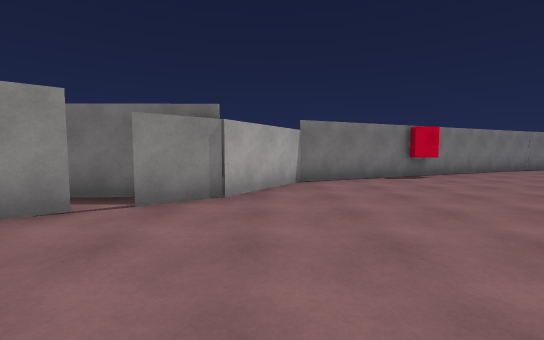
View 1 (above)

24 first-person views from a walk through a 3-D level made in the Unity game engine. The camera is 1.3 m above the floor, tilts 4° down and sees 90° across. Doors are open. The floor is counted in squares, 1.8 m on a side. Each view is taken from the middle of a square. On the plan, view 1 faces up. The plan holds only what a view shows up to about 10 squares ahead; the rest is blank. The place goes on beyond the plan. The player is left out.

View 2
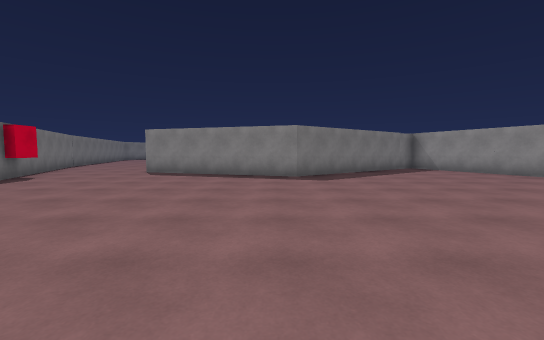

View 3
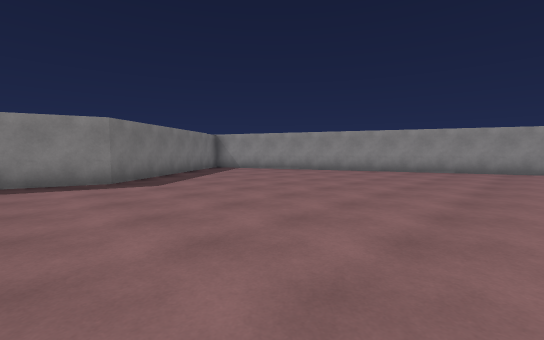

View 4
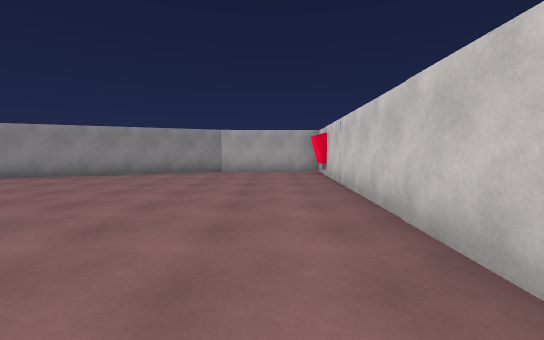

View 5
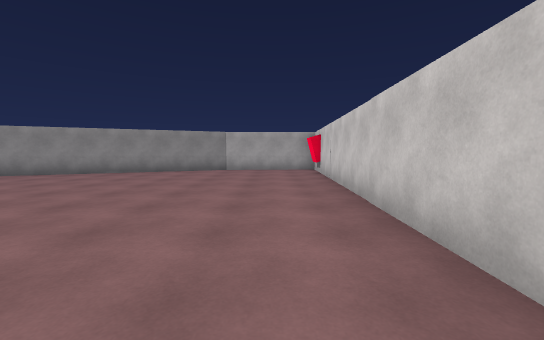

View 6
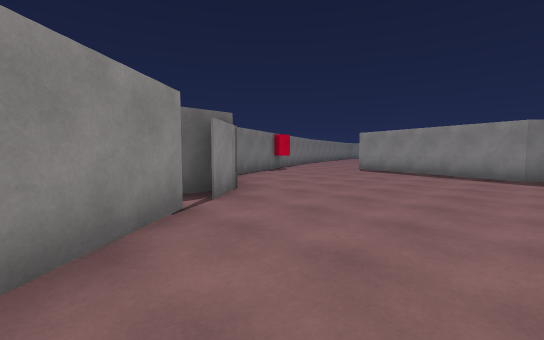

View 7
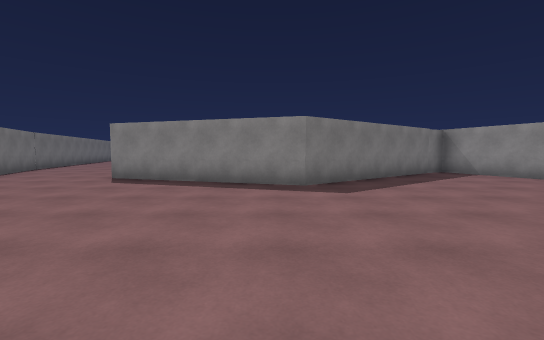

View 8
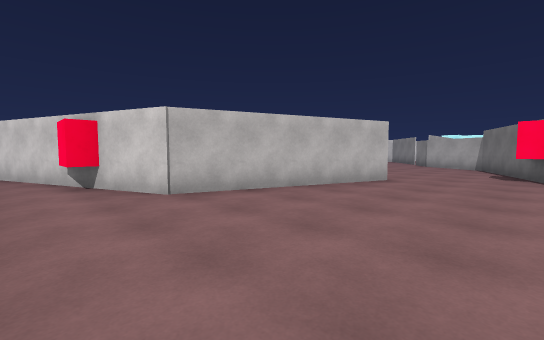

View 9
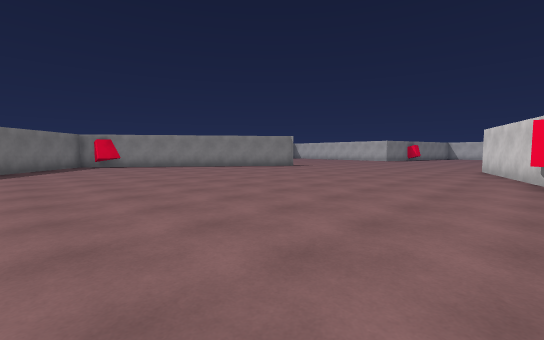

View 10
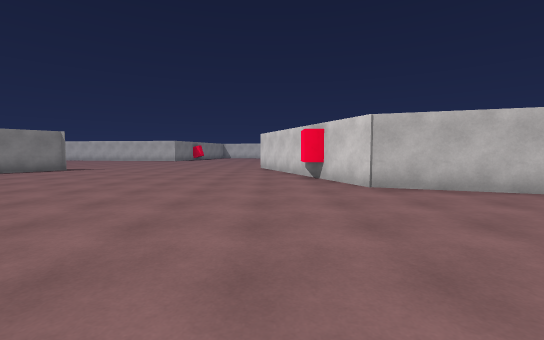

View 11
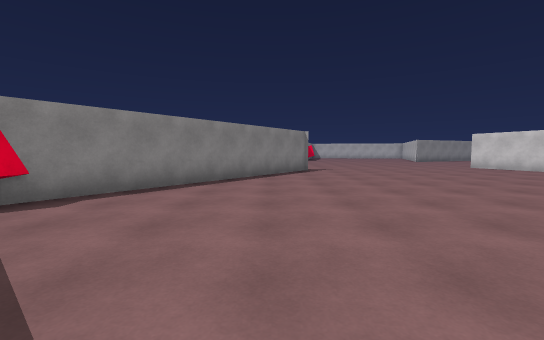

View 12
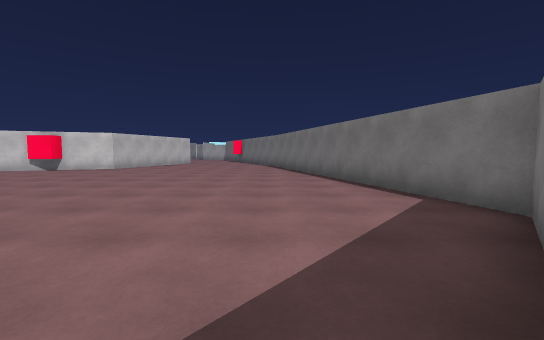

View 13
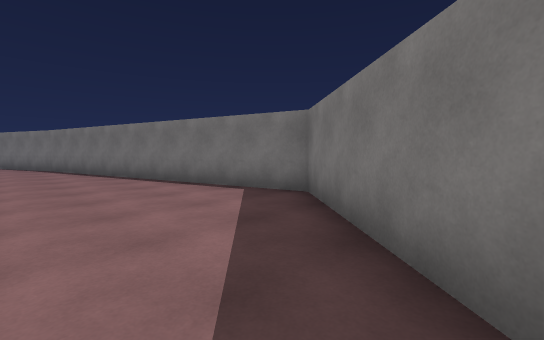

View 14
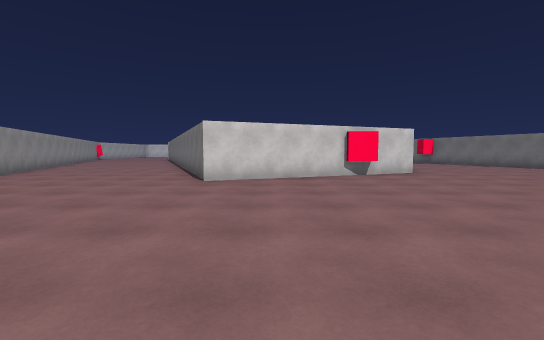

View 15
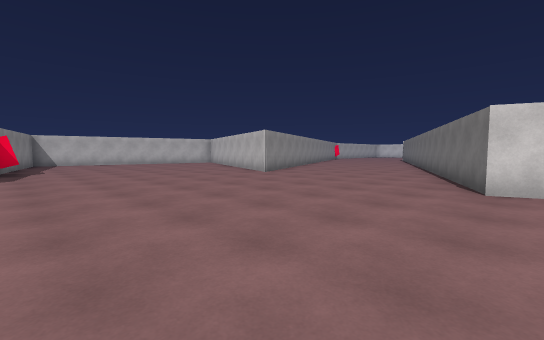

View 16
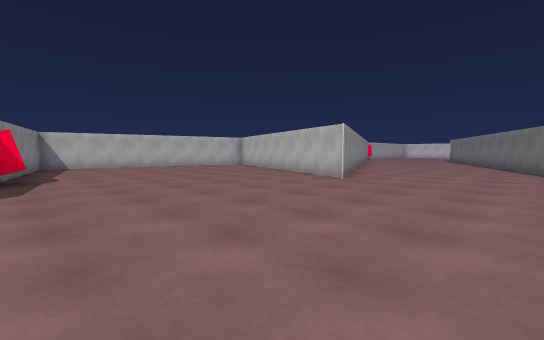

View 17
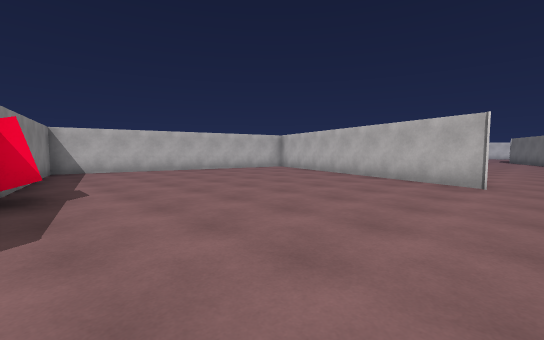

View 18
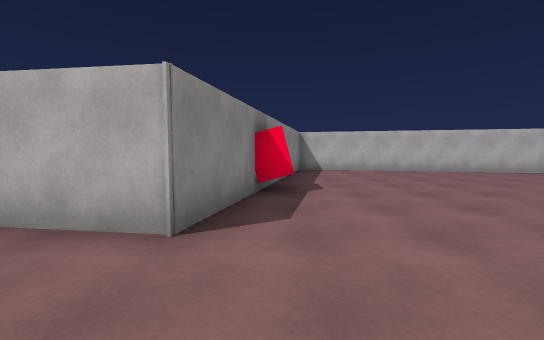

View 19
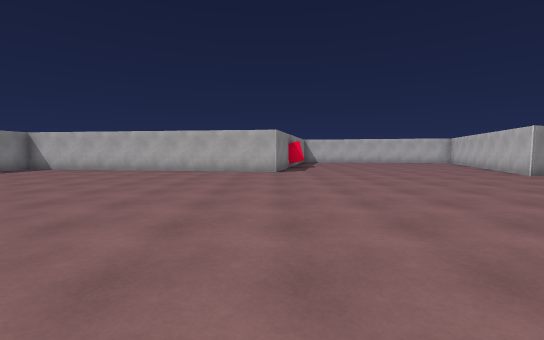

View 20
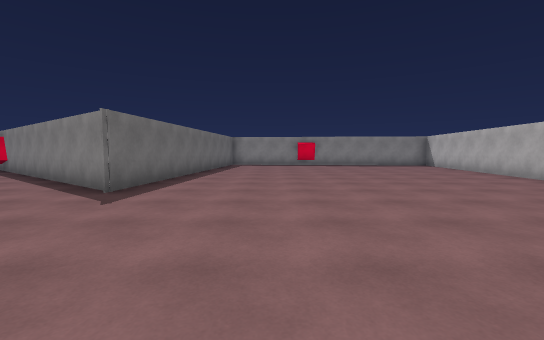

View 21
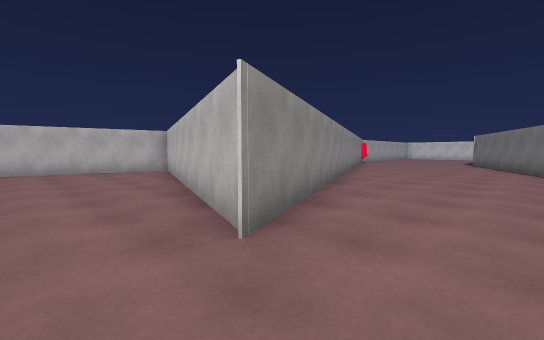

View 22
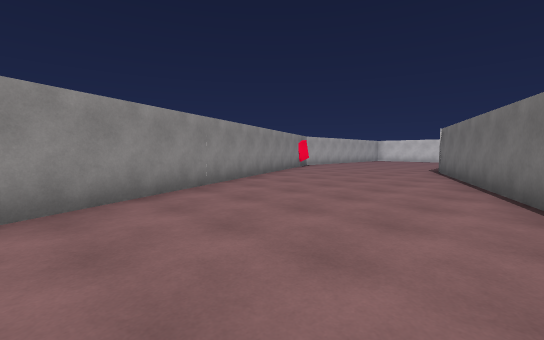

View 23
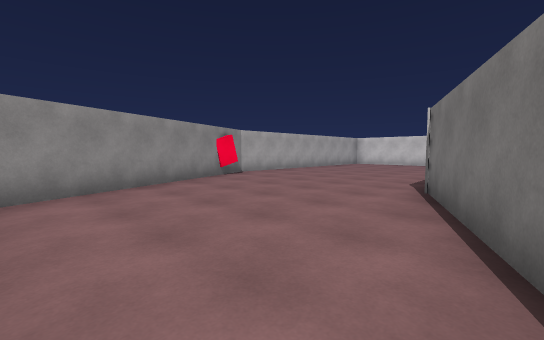

View 24
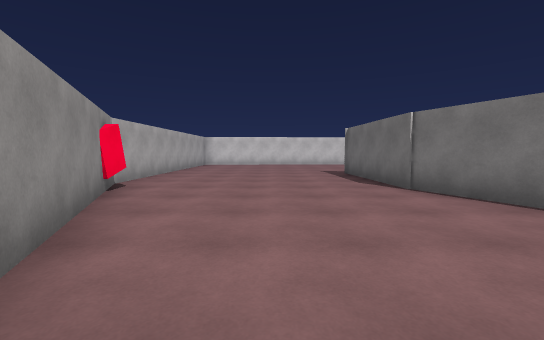

### Floor plan
Points are (right, up) in squares from view 1. A wall is a line through its corners. A room is listed if a view was taken in it or the views show most of it. See-through windows are left out.
Room 1 (views 1, 2, 3, 4, 5, 6, 7)
walls: (-2.4, 3.2) (-4.1, 1.8); (-5.3, -0.1) (-5.5, -5.4); (7.9, -4.2) (4.7, 0.3) (6.2, 5.3) (7.1, 5); (-2.3, -9.4) (8.3, -4.8); (-5.5, -9.6) (-2, -9.4); (7.1, 9.1) (0.7, 6.4) (-0.7, 4.3) (-1.8, 3.4)
ways out: opening at (7, 7) to room 2; open door at (-2, 3)
objects: other object (-5, -8); other object (4, 8)
Room 2 (views 8, 9, 10, 11, 12, 13, 14, 15, 16, 17, 18, 19, 20, 21, 22, 23, 24)
walls: (12, 1.3) (13.5, -2.6) (5.8, -5.9); (19.4, -12.2) (19.8, -10.3) (26.1, -11.2); (26, -1.6) (20.8, -1.1) (25.2, 4.9); (7.1, 5) (11.1, 3.6) (11.5, 2.5); (3.4, -7) (-2.2, -9.4); (25, 7.7) (23.5, 9); (22, 10.3) (19, 12.9) (9.6, 10.2) (7.1, 9.1); (-2, -9.4) (-5.6, -9.6); (-5.5, -15.5) (-3, -15.5) (12.6, -8.8) (9.7, -16.7) (17.9, -18.6) (19, -13.9)
ways out: opening at (7, 7) to room 1
objects: other object (-2, -16) to (-2, -15); other object (19, -13); other object (26, 5) to (26, 6)

Where each view was taken, in squares from view 1:
view 1: 0 up, 0 right, facing up
view 2: 1 up, 3 left, facing right
view 3: 2 up, 2 left, facing down-right
view 4: 0 up, 4 left, facing down
view 5: 1 up, 4 left, facing down
view 6: 0 up, 4 left, facing up-right
view 7: 1 up, 1 left, facing right
view 8: 8 up, 13 right, facing down-left
view 9: 9 up, 12 right, facing down-right
view 10: 9 up, 13 right, facing down
view 11: 9 up, 22 right, facing down
view 12: 10 up, 22 right, facing left
view 13: 9 up, 22 right, facing up-left
view 14: 1 down, 20 right, facing left
view 15: 2 down, 19 right, facing down-left
view 16: 5 down, 19 right, facing down-left
view 17: 8 down, 19 right, facing down-left
view 18: 8 down, 19 right, facing down
view 19: 1 down, 20 right, facing down
view 20: 4 down, 16 right, facing right
view 21: 7 down, 14 right, facing down-left
view 22: 7 down, 8 right, facing down-left
view 23: 8 down, 3 right, facing down-left
view 24: 12 down, 3 right, facing left
